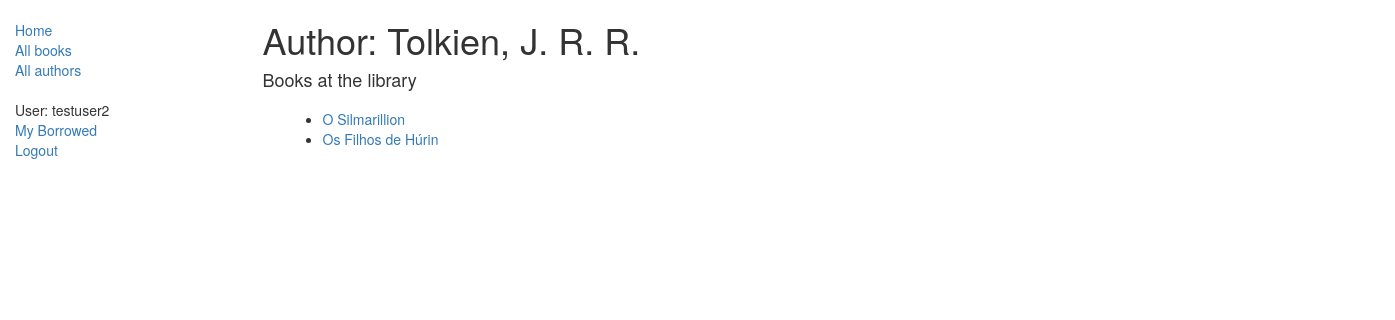
/catalog/author/2 (signed in), run on the app's committed database.
### catalog/models.py (models this page shows, shortened)
class Author(models.Model):
    first_name = models.CharField(max_length=100)
    last_name = models.CharField(max_length=100)
    date_of_birth = models.DateField(null=True, blank=True)
    date_of_death = models.DateField(null=True, blank=True)
    class Meta:
        ordering = ["last_name", "first_name"]

class Book(models.Model):
    title = models.CharField(max_length=200)
    author = models.ForeignKey('Author', on_delete=models.SET_NULL, null=True)
    summary = models.TextField(max_length=1000, help_text="Enter a brief description of the book")
    isbn = models.CharField('ISBN', max_length=13, help_text="13 characters <a href='https://www.isbn-international.org/content/what-isbn'>ISBN number</a>")
    genre = models.ManyToManyField(Genre, help_text="Select the genre of the book")
    language = models.ForeignKey('Language', on_delete=models.SET_NULL, null=True)
    def display_genre(self):
        """
        Creates a string for the Genre. This is required to display genre in Admin.
        """
        return ', '.join([genre.name for genre in self.genre.all()[:3]])
    display_genre.short_description = "Genre"
    def get_absolute_url(self):
        return reverse('book-detail', args=[str(self.id)])

### catalog/views.py (the view)
# urls.py: path('author/<int:pk>', views.AuthorDetailView.as_view(), name='author-detail'),
class AuthorDetailView(LoginRequiredMixin, generic.DetailView):
    model = Author

### catalog/templates/catalog/author_detail.html
{% extends "base_generic.html" %}
{% block content %}
<div class="container">
  <h1>Author: {{ author.last_name }}, {{author.first_name}}</h1>
  <h4>Books at the library</h4>
    <ul style="margin-left:20px;margin-top:20px">
       {% for book in author.book_set.all %}
        <li class="{% if book.author == author.last_name %}text-success{% endif %}">
            <a href="{{ book.get_absolute_url}}">{{ book.title }}</a>
        </li>
        {% endfor %}
    </ul>
</div>
{% endblock %}

### catalog/templates/base_generic.html (shortened to what this page needs)
<!DOCTYPE html>
<html lang="en">
<head>
  <link rel="stylesheet" href="https://maxcdn.bootstrapcdn.com/bootstrap/3.3.7/css/bootstrap.min.css">
  {% load static %}
  <link rel="stylesheet" href="{% static 'css/styles.css' %}">
</head>
<body>
  <div class="container-fluid">
    <div class="row">
      <div class="col-sm-2">
      {% block sidebar %}
      <ul class="sidebar-nav">
          <li><a href="{% url 'index' %}">Home</a></li>
          <li><a href="{% url 'books' %}">All books</a></li>
          <li><a href="{% url 'authors'%}">All authors</a></li>
      </ul>
      <ul class="sidebar-nav">
          {% if user.is_authenticated %}
          <li>User: {{ user.get_username }}</li>
          <li><a href="{% url 'my-borrowed' %}">My Borrowed</a></li>
          <li><a href="{% url 'logout'%}?next={{request.path}}">Logout</a></li>
          {% else %}
          <li><a href="{% url 'login'%}?next={{request.path}}">Login</a></li>
          {% endif %}
      </ul>
     {% endblock %}
      </div>
      <div class="col-sm-10 ">
      {% block content %}{% endblock %}
      </div>
    </div>
  </div>
</body>
</html>

### catalog/static/css/styles.css (style rules this page uses)
.sidebar-nav { margin-top: 20px; padding: 0; list-style: none; }

### data on the page
Author: last_name "Tolkien", first_name "J. R. R."
Book: title "O Silmarillion"
Book: title "Os Filhos de Húrin"

### other printed values
{{ user.get_username }} "testuser2"
